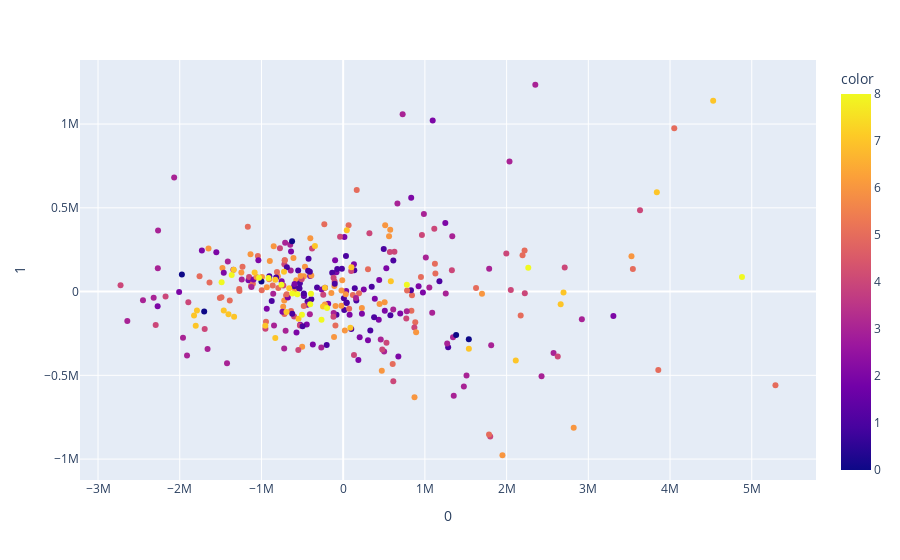

Notebook code for this chart:
### Code cell
import plotly.express as px
from sklearn.decomposition import PCA



pca = PCA(n_components=2)
components = pca.fit_transform(count_matrix_filtered_mrn_batch_corrected_2.T)

fig = px.scatter(components, x=0, y=1, color=m)
fig.write_html("pca_batch(filtered_ad_non_ad_mrn_batch_corrected).html")
fig.show()

### Figure 1 — Plotly figure (JSON) as saved in the notebook; plotly's stock layout.template omitted (floating-point values rounded to 4 significant figures; data arrays with more than 128 entries replaced by an {"elided": "..."} marker saying what was removed)
{"data": [{"hovertemplate": "0=%{x}<br>1=%{y}<br>color=%{marker.color}<extra></extra>", "legendgroup": "", "marker": {"color": {"elided": "323 int values"}, "coloraxis": "coloraxis", "symbol": "circle"}, "mode": "markers", "name": "", "orientation": "v", "showlegend": false, "type": "scatter", "x": {"elided": "323 float values"}, "xaxis": "x", "y": {"elided": "323 float values"}, "yaxis": "y"}], "layout": {"coloraxis": {"colorbar": {"title": {"text": "color"}}, "colorscale": [[0, "#0d0887"], [0.1111, "#46039f"], [0.2222, "#7201a8"], [0.3333, "#9c179e"], [0.4444, "#bd3786"], [0.5556, "#d8576b"], [0.6667, "#ed7953"], [0.7778, "#fb9f3a"], [0.8889, "#fdca26"], [1, "#f0f921"]]}, "legend": {"tracegroupgap": 0}, "margin": {"t": 60}, "xaxis": {"anchor": "y", "domain": [0, 1], "title": {"text": "0"}}, "yaxis": {"anchor": "x", "domain": [0, 1], "title": {"text": "1"}}}}
